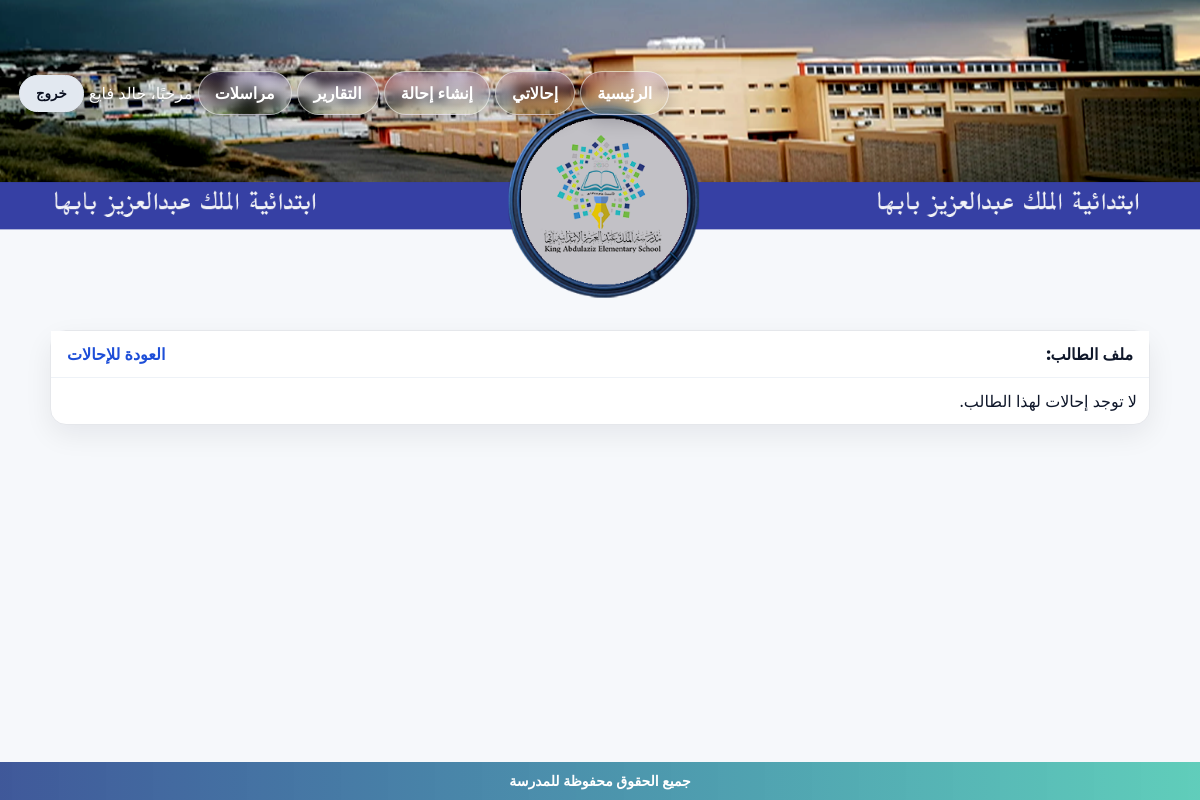
The page /referrals/student/محمد-المازني/ (signed in) on the database as committed earlier.
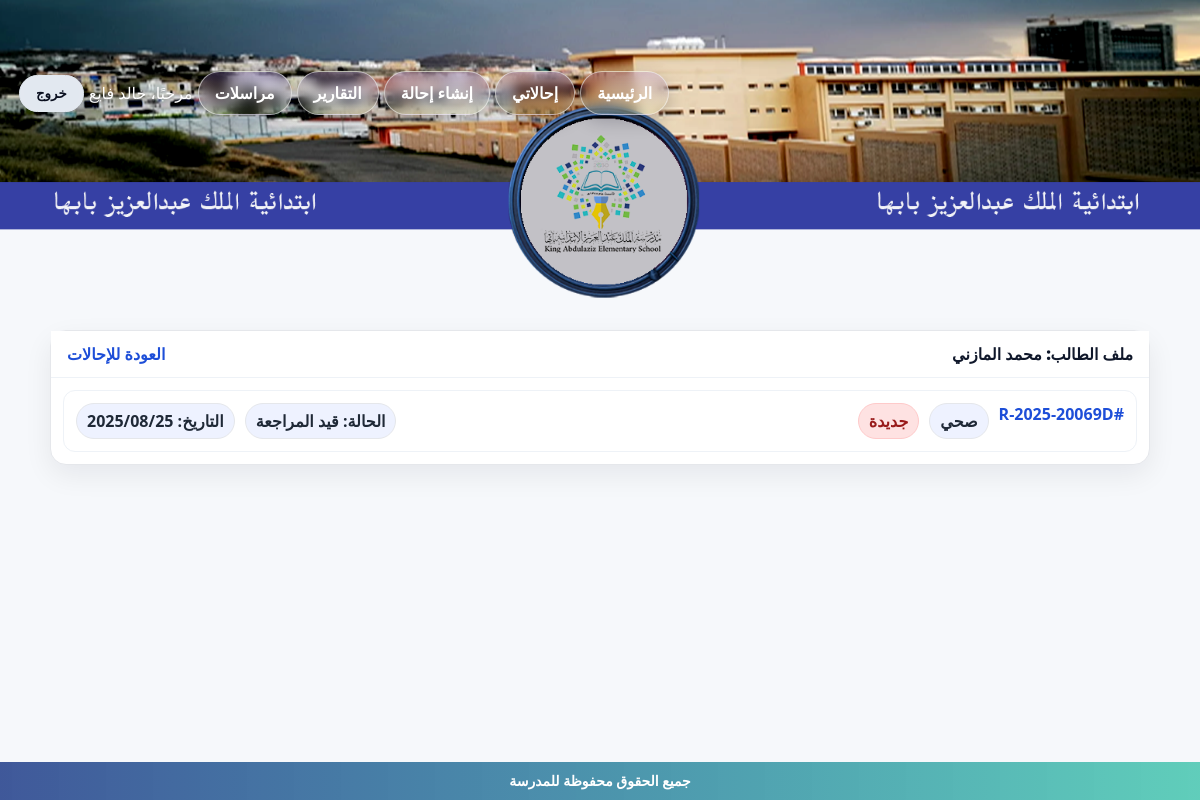
The same page on the database as committed later.
### referrals/models.py (models this page shows, shortened)
class Referral(models.Model):
    STATUS_CHOICES = [
        ("NEW", "جديدة"),
        ("UNDER_REVIEW", "قيد المراجعة"),
        ("SENT_TO_DEPUTY", "محالة لوكيل"),
        ("CLOSED", "مغلقة"),
    ]
    TYPE_CHOICES = [
        ("behavior", "سلوكي"),
        ("academic", "تحصيلي"),
        ("health", "صحي"),
        ("other", "أخرى"),
    ]
    GRADE_CHOICES = [(str(i), f"الصف {i}") for i in range(1, 13)]
    reference = models.CharField("المرجع", max_length=20, default=generate_reference, unique=True, editable=False)
    student_name = models.CharField("اسم الطالب", max_length=120)
    student_key = models.CharField("معرّف الطالب", max_length=180, blank=True, db_index=True)
    grade = models.CharField("الصف", max_length=2, choices=GRADE_CHOICES)
    referral_type = models.CharField("نوع الإحالة", max_length=20, choices=TYPE_CHOICES)
    details = models.TextField("التفاصيل")
    status = models.CharField("الحالة", max_length=20, choices=STATUS_CHOICES, default="NEW")
    created_by = models.ForeignKey(User, verbose_name="أنشأها", on_delete=models.CASCADE, related_name="created_referrals")
    assignee = models.ForeignKey(User, verbose_name="المكلّف", on_delete=models.SET_NULL, null=True, blank=True, related_name="assigned_referrals")
    is_opened_by_assignee = models.BooleanField("فُتحت من المكلّف", default=False, db_index=True)
    has_reply = models.BooleanField("يوجد رد", default=False, db_index=True)
    created_at = models.DateTimeField("أُنشئت في", auto_now_add=True)
    updated_at = models.DateTimeField("آخر تحديث", auto_now=True)
    class Meta:
        verbose_name = "إحالة"
        verbose_name_plural = "إحالات"
        ordering = ["-created_at"]
    @property
    def is_new_flag(self):
        return not self.has_reply

### referrals/views.py (the view)
# urls.py: path("student/<str:key>/", views.student_file, name="student_file"),
@login_required
def student_file(request, key: str):
    if _is_manager(request.user):
        visible_qs = Referral.objects.all().order_by("-created_at")
    else:
        visible_qs = Referral.objects.filter(Q(created_by=request.user) | Q(assignee=request.user)).order_by("-created_at")
    visible = list(visible_qs)
    for r in visible: _ensure_student_key(r)
    items = [r for r in visible if getattr(r, "student_key", "") == key]
    student_name = items[0].student_name if items else ""
    intake_map = {}
    if HAS_COUNSELOR:
        for r in items:
            try:
                intake = getattr(r, "counselor_intake", None)
                if intake:
                    intake_map[r.pk] = _counselor_summary_struct(intake)
            except Exception:
                pass
    if HAS_COUNSELOR:
        for r in items:
            try:
                intake = getattr(r, "counselor_intake", None)
                r.counselor_summary = _counselor_summary_struct(intake) if intake else []
            except Exception:
                r.counselor_summary = []
    return render(request, "referrals/student_file.html", {
        "student_name": student_name, "items": items, "key": key,
        "intake_map": intake_map, "HAS_COUNSELOR": HAS_COUNSELOR,
    })

### referrals/context_processors.py (called while the page is built)
def active_news_ticker(request):
    try:
        obj = NewsTicker.objects.filter(is_active=True).order_by("-created_at").first()
        if obj and obj.is_visible:
            return {"news_ticker": obj}
    except Exception:
        pass
    return {"news_ticker": None}

### referrals/models.py (called while the page is built)
    @property
    def is_visible(self):
        now = timezone.now()
        if not self.is_active:
            return False
        if self.starts_at and now < self.starts_at:
            return False
        if self.ends_at and now > self.ends_at:
            return False
        return True

### referrals/views.py (called while the page is built)
def _is_manager(user):
    try:
        return bool(user.is_staff or (getattr(user, "profile", None) and user.profile.role == "مدير المدرسة"))
    except Profile.DoesNotExist:
        return bool(user.is_staff)

def _ensure_student_key(ref: Referral):
    try:
        has_key_field = hasattr(ref, "student_key")
    except Exception:
        has_key_field = False
    if not has_key_field:
        return
    try:
        if getattr(ref, "student_key", ""):
            return
        civil = (getattr(ref, "student_civil_id", None) or "")[:64]
        new_key = make_student_key(getattr(ref, "student_name", ""), civil)
        if new_key:
            ref.student_key = new_key
            ref.save(update_fields=["student_key"])
    except Exception:
        pass

### templates/referrals/student_file.html (shortened to what this page needs)
{% load static %}
<!doctype html>
<html lang="ar" dir="rtl">
<head>
</head>
<body>
{% include 'header.html' %}
<div class="wrap">
  <div class="card">
    <div style="padding:12px 16px;background:#fff;border-bottom:1px solid #eef2f7">
      <div class="row" style="justify-content:space-between;align-items:center">
        <div style="font-weight:1000">ملف الطالب: {{ student_name }}</div>
        <a class="link" href="{% url 'referrals:index' %}">العودة للإحالات</a>
      </div>
    </div>
    <div class="list">
      {% for r in items %}
        <div class="item">
          <div class="row">
            <a class="link" href="{% url 'referrals:detail' r.pk %}">#{{ r.reference }}</a>
            <span class="badge">{{ r.get_referral_type_display }}</span>
            {% if r.is_new_flag %}<span class="badge" style="background:#fee2e2;color:#991b1b;border-color:#fecaca">جديدة</span>{% elif r.is_read_flag %}<span class="badge" style="background:#dcfce7;color:#166534;border-color:#bbf7d0">مقروءة</span>{% endif %}
          </div>
          <div class="row">
            <span class="badge">الحالة: {{ r.get_status_display }}</span>
            <span class="badge">التاريخ: {{ r.created_at|date:"Y/m/d" }}</span>
          </div>
        </div>
      {% empty %}
        <div>لا توجد إحالات لهذا الطالب.</div>
      {% endfor %}
    </div>
  </div>
</div>
{% include 'footer.html' %}
</body>
</html>

### templates/header.html (shortened to what this page needs)
<nav class="hdr-nav" role="navigation" aria-label="الشريط العلوي">
  <div class="hdr-banner">
    <div class="hdr-actions">
      <div class="hdr-actions-wrap">
        <div class="hdr-links">
          <a class="hdr-link" href="/">الرئيسية</a>
          <a class="hdr-link" href="/referrals/">إحالاتي</a>
          <a class="hdr-link" href="/referrals/new/">إنشاء إحالة</a>
          <a class="hdr-link" href="/workflow/reports/">التقارير</a>
          <a class="hdr-link" href="/messages/">مراسلات</a>
          {% if request.user.is_authenticated %}
            <span class="hdr-user">مرحبًا، {{ request.user.username }}</span>
            <form action="{% url 'accounts:logout' %}" method="post" class="hdr-logout-form">
              <button type="submit" class="hdr-link hdr-logout" aria-label="تسجيل الخروج">خروج</button>
            </form>
          {% else %}
            <a class="hdr-link" href="{% url 'accounts:login' %}">تسجيل الدخول</a>
            <a class="hdr-link hdr-cta" href="{% url 'accounts:register' %}">إنشاء حساب</a>
          {% endif %}
        </div>
      </div>
    </div>
  </div>
</nav>

### templates/footer.html (shortened to what this page needs)
<footer class="site-footer" role="contentinfo" aria-label="الشريط السفلي">
  <div class="inner">جميع الحقوق محفوظة للمدرسة</div>
</footer>

### templates/referrals/student_file.html (style rules this page uses)
body { margin:0;font-family:system-ui,Tajawal,Arial;background:#f6f8fb;color:#0f172a }
.wrap { max-width:1100px;margin:auto;padding:20px 14px }
.card { background:#fff;border:1px solid #e5e7eb;border-radius:16px;box-shadow:0 10px 28px rgba(2,6,23,.07) }
.row { display:flex;gap:10px;flex-wrap:wrap }
.list { display:grid;gap:10px;padding:12px }
.item { padding:12px;border:1px solid #eef2f7;border-radius:12px;display:flex;justify-content:space-between;align-items:center }
.badge { padding:6px 10px;border-radius:999px;background:#eef2ff;border:1px solid #e5e7eb;color:#1f2937;font-weight:900 }
.link { font-weight:900;color:#1d4ed8;text-decoration:none }

### templates/header.html (style rules this page uses)
.hdr-nav { position:relative;z-index:60;color:#fff;--accent:#ffb703 }
.hdr-banner { width:100%;height:220px; background:url('/static/king.png') center/cover no-repeat; position:relative;overflow:visible;z-index:1; padding-bottom:90px; }
.hdr-actions { position:absolute;right:50;left:0;bottom:195px; z-index:4; }
.hdr-actions-wrap { max-width:999px;margin:auto; display:flex;align-items:center;justify-content:flex-start;gap:10px; padding:0 19px; }
.hdr-links { display:flex;align-items:center;gap:5px;flex-wrap:wrap }
.hdr-link { --ring: rgba(246, 246, 244, 0.6); --bg1: rgba(68, 8, 250, 0.12); --bg2: rgba(179, 248, 7, 0.06); color:#ffffff;text-decoration:none;font-weight:700; padding:10px 16px;border-radius:29px; background:linear-gradient(180deg,var(--bg1),var(--bg2)); border:1.5px solid var(--ring); box-shadow: 0 6px 18px rgba(2,6,23,.22), inset 0 0 18px rgba(255,255,255,.08); backdrop-filter: blur(6px); -webkit-backdrop-filter: blur(6px); transition:.2s ease; cursor:pointer; }
.hdr-user { display:flex;align-items:center;gap:8px;text-shadow:0 2px 4px rgba(0,0,0,.35) }
.hdr-logout { background:#e2e8f0;color:#0b1020;border-color:#e2e8f0 }
.hdr-logout-form { display:inline;margin:0 }

### templates/footer.html (style rules this page uses)
.site-footer { --brand:#1f3c88; --brand-2:#2ebfa5; --txt:#0b1020; background: linear-gradient( 90deg, color-mix(in srgb, var(--brand) 85%, transparent 15%), color-mix(in srgb, var(--brand-2) 75%, transparent 25%) ); color:#fff; position:fixed; bottom:0; left:0; right:0; z-index:40; }
.site-footer .inner { max-width:1200px; margin:auto; padding:12px 16px; display:flex; align-items:center; justify-content:center; font-weight:700; font-size:14px; line-height:1; }

Rows that differ between the two databases and show on the page:
added Referral: student_name "محمد المازني", reference "R-2025-20069D", referral_type "صحي", has_reply "جديدة", status "قيد المراجعة", created_at "2025/08/25"
Other text that changed with them:
text no longer shown: "لا توجد إحالات لهذا الطالب."
